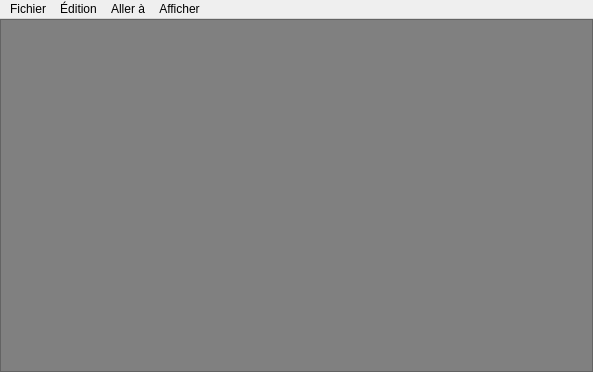
<?xml version="1.0" encoding="UTF-8"?>
<ui version="4.0">
 <class>MainWindow</class>
 <widget class="QMainWindow" name="MainWindow">
  <property name="geometry">
   <rect>
    <x>0</x>
    <y>0</y>
    <width>593</width>
    <height>372</height>
   </rect>
  </property>
  <property name="windowTitle">
   <string>MainWindow</string>
  </property>
  <widget class="QWidget" name="centralWidget">
   <property name="sizePolicy">
    <sizepolicy hsizetype="Ignored" vsizetype="Ignored">
     <horstretch>0</horstretch>
     <verstretch>0</verstretch>
    </sizepolicy>
   </property>
   <layout class="QVBoxLayout" name="verticalLayout">
    <property name="spacing">
     <number>0</number>
    </property>
    <property name="sizeConstraint">
     <enum>QLayout::SetDefaultConstraint</enum>
    </property>
    <property name="leftMargin">
     <number>0</number>
    </property>
    <property name="topMargin">
     <number>0</number>
    </property>
    <property name="rightMargin">
     <number>0</number>
    </property>
    <property name="bottomMargin">
     <number>0</number>
    </property>
    <item>
     <widget class="QScrollArea" name="m_scroll_area">
      <property name="sizePolicy">
       <sizepolicy hsizetype="Ignored" vsizetype="Ignored">
        <horstretch>0</horstretch>
        <verstretch>0</verstretch>
       </sizepolicy>
      </property>
      <property name="styleSheet">
       <string notr="true">background-color: rgb(128, 128, 128)</string>
      </property>
      <property name="sizeAdjustPolicy">
       <enum>QAbstractScrollArea::AdjustToContents</enum>
      </property>
      <property name="widgetResizable">
       <bool>true</bool>
      </property>
      <widget class="QWidget" name="scrollAreaWidgetContents">
       <property name="geometry">
        <rect>
         <x>0</x>
         <y>0</y>
         <width>591</width>
         <height>348</height>
        </rect>
       </property>
       <layout class="QHBoxLayout" name="horizontalLayout">
        <property name="spacing">
         <number>2</number>
        </property>
        <property name="leftMargin">
         <number>0</number>
        </property>
        <property name="topMargin">
         <number>0</number>
        </property>
        <property name="rightMargin">
         <number>0</number>
        </property>
        <property name="bottomMargin">
         <number>0</number>
        </property>
        <item>
         <spacer name="horizontalSpacer">
          <property name="orientation">
           <enum>Qt::Horizontal</enum>
          </property>
          <property name="sizeHint" stdset="0">
           <size>
            <width>40</width>
            <height>20</height>
           </size>
          </property>
         </spacer>
        </item>
        <item>
         <widget class="QLabel" name="m_label">
          <property name="sizePolicy">
           <sizepolicy hsizetype="Preferred" vsizetype="Preferred">
            <horstretch>0</horstretch>
            <verstretch>0</verstretch>
           </sizepolicy>
          </property>
          <property name="text">
           <string/>
          </property>
          <property name="scaledContents">
           <bool>true</bool>
          </property>
         </widget>
        </item>
        <item>
         <spacer name="horizontalSpacer_2">
          <property name="orientation">
           <enum>Qt::Horizontal</enum>
          </property>
          <property name="sizeHint" stdset="0">
           <size>
            <width>40</width>
            <height>20</height>
           </size>
          </property>
         </spacer>
        </item>
       </layout>
      </widget>
     </widget>
    </item>
   </layout>
  </widget>
  <widget class="QMenuBar" name="m_menu_bar">
   <property name="geometry">
    <rect>
     <x>0</x>
     <y>0</y>
     <width>593</width>
     <height>22</height>
    </rect>
   </property>
   <widget class="QMenu" name="m_file_menu">
    <property name="title">
     <string>Fichier</string>
    </property>
    <widget class="QMenu" name="m_recent_menu">
     <property name="title">
      <string>Ouvert Récemment</string>
     </property>
     <addaction name="m_no_recent_act"/>
    </widget>
    <addaction name="m_open_action"/>
    <addaction name="m_recent_menu"/>
    <addaction name="separator"/>
    <addaction name="m_quit_action"/>
   </widget>
   <widget class="QMenu" name="menuAller">
    <property name="title">
     <string>Aller à</string>
    </property>
    <addaction name="m_next_image"/>
    <addaction name="m_prev_image"/>
    <addaction name="separator"/>
    <addaction name="m_start_diap_fwd"/>
    <addaction name="m_stop_diap"/>
   </widget>
   <widget class="QMenu" name="menu_diion">
    <property name="title">
     <string>Édition</string>
    </property>
    <addaction name="m_delete_image"/>
    <addaction name="separator"/>
    <addaction name="m_user_pref_act"/>
   </widget>
   <widget class="QMenu" name="menuAfficher">
    <property name="title">
     <string>Afficher</string>
    </property>
    <widget class="QMenu" name="menuZoom">
     <property name="title">
      <string>Zoom</string>
     </property>
     <addaction name="m_scale_up"/>
     <addaction name="m_scale_down"/>
     <addaction name="m_fit_screen"/>
     <addaction name="m_normal_size"/>
    </widget>
    <addaction name="menuZoom"/>
   </widget>
   <addaction name="m_file_menu"/>
   <addaction name="menu_diion"/>
   <addaction name="menuAller"/>
   <addaction name="menuAfficher"/>
  </widget>
  <action name="m_open_action">
   <property name="text">
    <string>Ouvrir</string>
   </property>
  </action>
  <action name="m_quit_action">
   <property name="text">
    <string>Quitter</string>
   </property>
  </action>
  <action name="m_next_image">
   <property name="text">
    <string>Image Suivante</string>
   </property>
   <property name="shortcut">
    <string>Right</string>
   </property>
  </action>
  <action name="m_prev_image">
   <property name="text">
    <string>Image Précédente</string>
   </property>
   <property name="shortcut">
    <string>Left</string>
   </property>
  </action>
  <action name="m_start_diap_fwd">
   <property name="text">
    <string>Démarrer diporama</string>
   </property>
  </action>
  <action name="m_stop_diap">
   <property name="text">
    <string>Arrêter diaporama</string>
   </property>
  </action>
  <action name="m_delete_image">
   <property name="text">
    <string>Supprimer l'image</string>
   </property>
   <property name="shortcut">
    <string>Del</string>
   </property>
  </action>
  <action name="m_scale_up">
   <property name="text">
    <string>Zoom Avant</string>
   </property>
   <property name="shortcut">
    <string>+</string>
   </property>
  </action>
  <action name="m_scale_down">
   <property name="text">
    <string>Zoom Arrière</string>
   </property>
   <property name="shortcut">
    <string>-</string>
   </property>
  </action>
  <action name="m_normal_size">
   <property name="text">
    <string>Taille Normale</string>
   </property>
   <property name="shortcut">
    <string>.</string>
   </property>
  </action>
  <action name="m_fit_screen">
   <property name="checkable">
    <bool>false</bool>
   </property>
   <property name="checked">
    <bool>false</bool>
   </property>
   <property name="text">
    <string>Zoomer au mieux</string>
   </property>
   <property name="shortcut">
    <string>Home</string>
   </property>
  </action>
  <action name="m_no_recent_act">
   <property name="enabled">
    <bool>false</bool>
   </property>
   <property name="text">
    <string>Aucun fichier récent</string>
   </property>
  </action>
  <action name="m_user_pref_act">
   <property name="text">
    <string>Préférences</string>
   </property>
  </action>
 </widget>
 <layoutdefault spacing="6" margin="11"/>
 <resources/>
 <connections>
  <connection>
   <sender>m_quit_action</sender>
   <signal>triggered()</signal>
   <receiver>MainWindow</receiver>
   <slot>close()</slot>
   <hints>
    <hint type="sourcelabel">
     <x>-1</x>
     <y>-1</y>
    </hint>
    <hint type="destinationlabel">
     <x>296</x>
     <y>185</y>
    </hint>
   </hints>
  </connection>
  <connection>
   <sender>m_open_action</sender>
   <signal>triggered()</signal>
   <receiver>MainWindow</receiver>
   <slot>openImage()</slot>
   <hints>
    <hint type="sourcelabel">
     <x>-1</x>
     <y>-1</y>
    </hint>
    <hint type="destinationlabel">
     <x>296</x>
     <y>185</y>
    </hint>
   </hints>
  </connection>
  <connection>
   <sender>m_start_diap_fwd</sender>
   <signal>triggered()</signal>
   <receiver>MainWindow</receiver>
   <slot>startDiap()</slot>
   <hints>
    <hint type="sourcelabel">
     <x>-1</x>
     <y>-1</y>
    </hint>
    <hint type="destinationlabel">
     <x>296</x>
     <y>185</y>
    </hint>
   </hints>
  </connection>
  <connection>
   <sender>m_stop_diap</sender>
   <signal>triggered()</signal>
   <receiver>MainWindow</receiver>
   <slot>stopDiap()</slot>
   <hints>
    <hint type="sourcelabel">
     <x>-1</x>
     <y>-1</y>
    </hint>
    <hint type="destinationlabel">
     <x>296</x>
     <y>185</y>
    </hint>
   </hints>
  </connection>
  <connection>
   <sender>m_prev_image</sender>
   <signal>triggered()</signal>
   <receiver>MainWindow</receiver>
   <slot>prevImage()</slot>
   <hints>
    <hint type="sourcelabel">
     <x>-1</x>
     <y>-1</y>
    </hint>
    <hint type="destinationlabel">
     <x>296</x>
     <y>185</y>
    </hint>
   </hints>
  </connection>
  <connection>
   <sender>m_scale_down</sender>
   <signal>triggered()</signal>
   <receiver>MainWindow</receiver>
   <slot>scaleDown()</slot>
   <hints>
    <hint type="sourcelabel">
     <x>-1</x>
     <y>-1</y>
    </hint>
    <hint type="destinationlabel">
     <x>296</x>
     <y>185</y>
    </hint>
   </hints>
  </connection>
  <connection>
   <sender>m_scale_up</sender>
   <signal>triggered()</signal>
   <receiver>MainWindow</receiver>
   <slot>scaleUp()</slot>
   <hints>
    <hint type="sourcelabel">
     <x>-1</x>
     <y>-1</y>
    </hint>
    <hint type="destinationlabel">
     <x>296</x>
     <y>185</y>
    </hint>
   </hints>
  </connection>
  <connection>
   <sender>m_normal_size</sender>
   <signal>triggered()</signal>
   <receiver>MainWindow</receiver>
   <slot>normalSize()</slot>
   <hints>
    <hint type="sourcelabel">
     <x>-1</x>
     <y>-1</y>
    </hint>
    <hint type="destinationlabel">
     <x>296</x>
     <y>185</y>
    </hint>
   </hints>
  </connection>
  <connection>
   <sender>m_next_image</sender>
   <signal>triggered()</signal>
   <receiver>MainWindow</receiver>
   <slot>nextImage()</slot>
   <hints>
    <hint type="sourcelabel">
     <x>-1</x>
     <y>-1</y>
    </hint>
    <hint type="destinationlabel">
     <x>296</x>
     <y>185</y>
    </hint>
   </hints>
  </connection>
  <connection>
   <sender>m_fit_screen</sender>
   <signal>triggered()</signal>
   <receiver>MainWindow</receiver>
   <slot>fitScreen()</slot>
   <hints>
    <hint type="sourcelabel">
     <x>-1</x>
     <y>-1</y>
    </hint>
    <hint type="destinationlabel">
     <x>296</x>
     <y>185</y>
    </hint>
   </hints>
  </connection>
  <connection>
   <sender>m_delete_image</sender>
   <signal>triggered()</signal>
   <receiver>MainWindow</receiver>
   <slot>deleteImage()</slot>
   <hints>
    <hint type="sourcelabel">
     <x>-1</x>
     <y>-1</y>
    </hint>
    <hint type="destinationlabel">
     <x>296</x>
     <y>185</y>
    </hint>
   </hints>
  </connection>
  <connection>
   <sender>m_user_pref_act</sender>
   <signal>triggered()</signal>
   <receiver>MainWindow</receiver>
   <slot>editPreferences()</slot>
   <hints>
    <hint type="sourcelabel">
     <x>-1</x>
     <y>-1</y>
    </hint>
    <hint type="destinationlabel">
     <x>296</x>
     <y>185</y>
    </hint>
   </hints>
  </connection>
 </connections>
 <slots>
  <slot>openImage()</slot>
  <slot>nextImage()</slot>
  <slot>prevImage()</slot>
  <slot>startDiap()</slot>
  <slot>stopDiap()</slot>
  <slot>scaleUp()</slot>
  <slot>scaleDown()</slot>
  <slot>normalSize()</slot>
  <slot>fitScreen()</slot>
  <slot>openRecentFile()</slot>
  <slot>deleteImage()</slot>
  <slot>editPreferences()</slot>
 </slots>
</ui>
